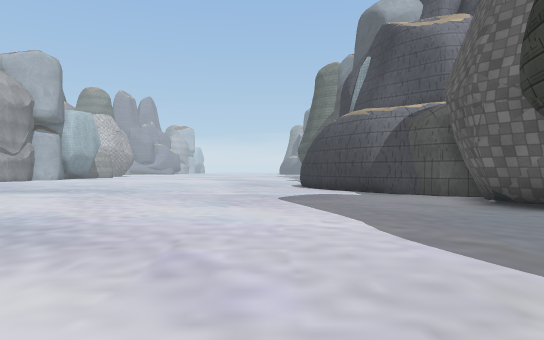
[1] (above)

17 first-person views from a walk through a Unity game level. The camera is 1.5 m above the floor, looks level and sees 75° across. The floor is counted in squares, 2 m on a side. Each view is taken from the middle of a square. On the plan, view 1 faces up. The plan holds only what a view shows up to about 11 squares ahead; the rest is blank. The place goes on beyond the plan. The player is left out. Some surface patterns are stand-ins.

[2]
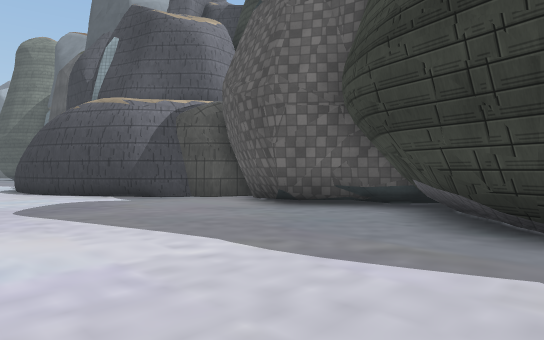

[3]
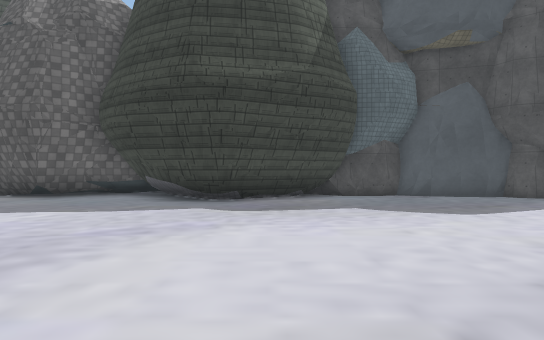

[4]
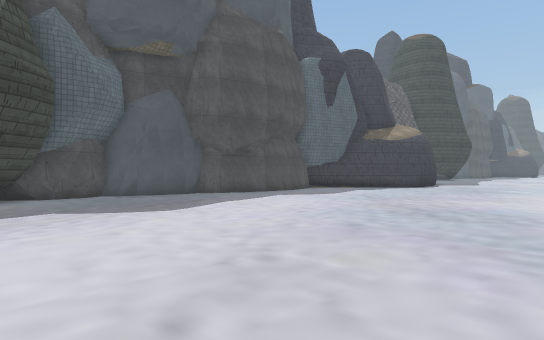

[5]
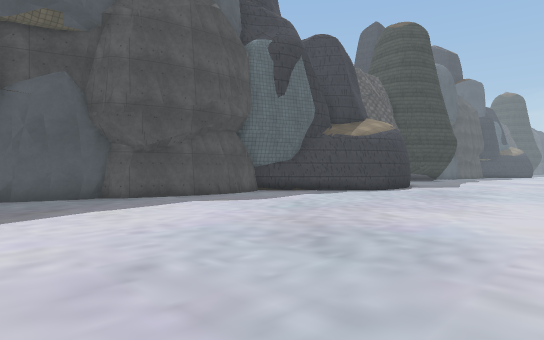

[6]
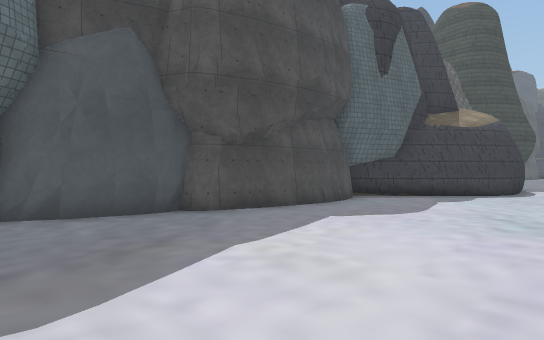

[7]
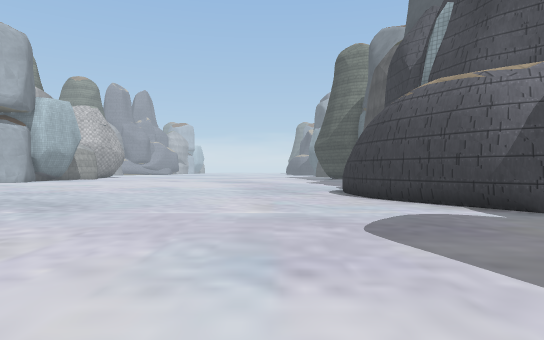

[8]
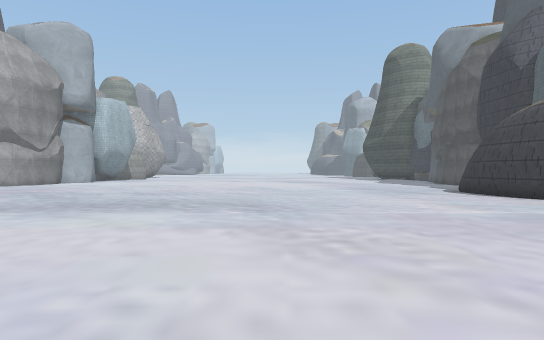

[9]
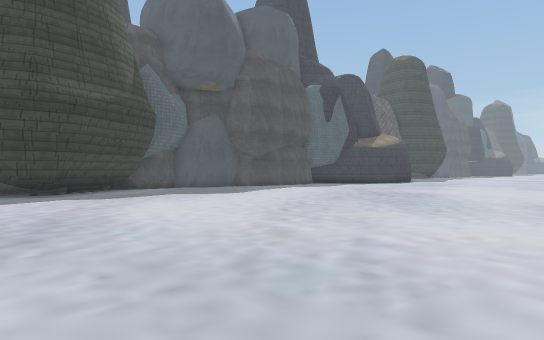

[10]
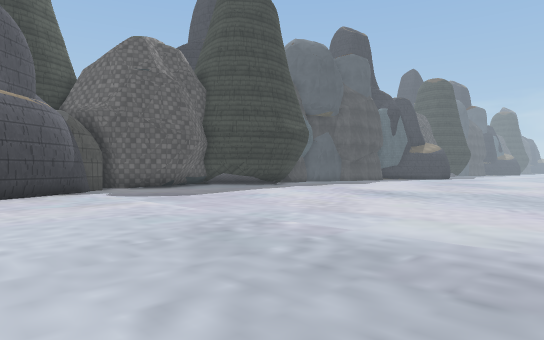

[11]
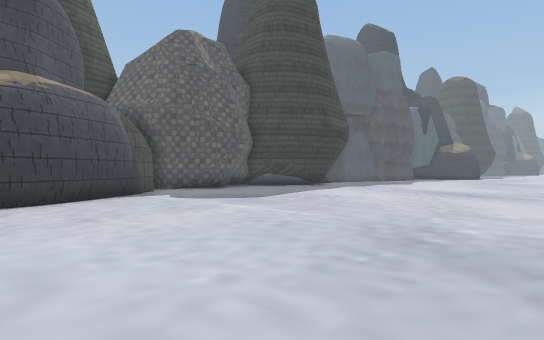

[12]
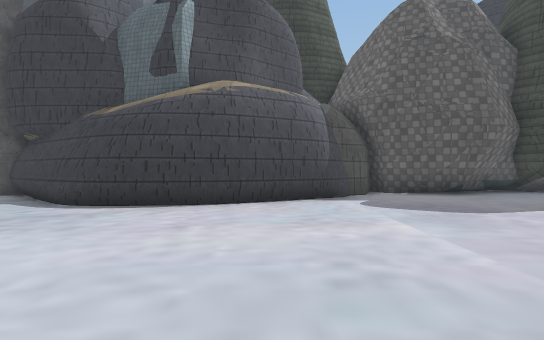

[13]
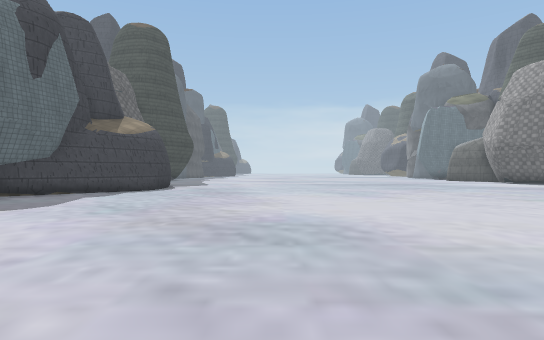

[14]
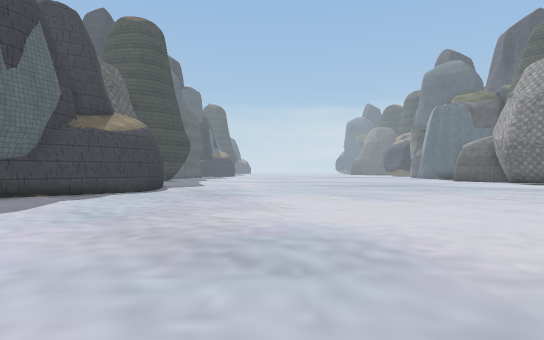

[15]
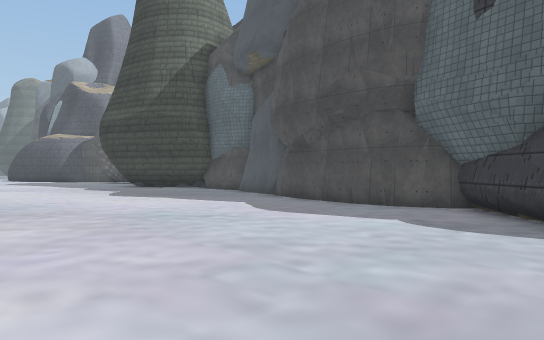

[16]
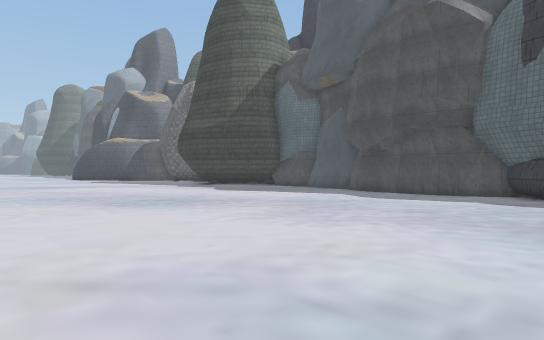

[17]
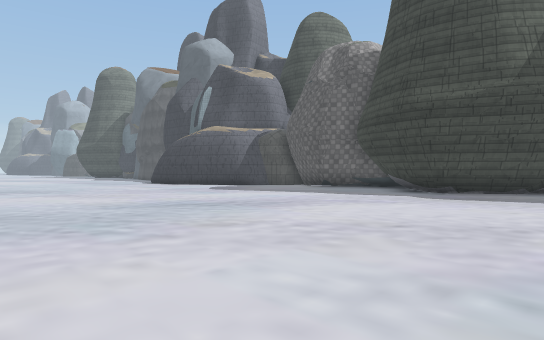

### Floor plan
Points are (right, up) in squares from view 1. A wall is a line through its corners. A room is listed if a view was taken in it or the views show most of it. See-through windows are left out.
Room 1 (views 1, 2, 3, 4, 5, 6, 7, 8, 9, 10, 11, 12, 13, 14, 15, 16, 17)
walls: (3.3, 1.3) (3, 1.8); (3.2, 2.5) (3.6, 3.9) (4, 4.2); (3.6, 1.7) (3.4, 2.3); (3.7, 1.2) (3.1, 2); (4.9, 0.2) (4.2, 1.2); (4.9, -0.5) (4.1, 0.8); (5.1, -0.8) (4.8, -0.4); (5.1, -1.5) (5.2, -0.5) (5, -0.3); (5.3, -2.4) (5.3, -0.7) (3.4, 2.1) (3.4, 2.7); (5.3, 5.6) (5.2, 6.3); (4.7, -5.1) (5.2, -3.3) (5.7, -2.9); (5.4, 5.7) (4.3, 7.1) (4.4, 7.7) (4.5, 8.1); (5.7, 4.9) (5.1, 6.3); (4.4, 7.7) (5.3, 9.4); (5.5, 6) (4.5, 7.4) (5.3, 9.4); (6, -2.8) (5.7, -2.2); (4.4, -6.1) (4.7, -5.6); (4.8, -5.6) (4.8, -4.9); (4.9, -5.6) (4.8, -5.3) (5, -4.2); (4.2, -6.9) (4.5, -5.8); (4, -8) (4.2, -6.7); (3.5, 11.1) (3.1, 11.7); (3.4, 11.2) (1.7, 14); (4, -8.8) (4, -7.8); (4.1, 10.9) (3.3, 11.4); (4.7, -8.5) (4.7, -7.9); (4.1, -9.5) (4, -8.6); (2.1, 13.2) (1.4, 14.8) (1.3, 16.5); (4.1, -9.7) (4, -9.2); (5.9, 9.7) (4.8, 10.1) (4.4, 10.8) (3.7, 11.1) (3.2, 11.5); (4.2, -10.2) (4, -9.5); (1.6, 14.4) (1.4, 14.9); (1.5, 14.5) (1.4, 15.3); (2.8, -12.2) (4.5, -10.7) (4.2, -10); (2.1, -13.4) (4.5, -10.7); (1.3, 16) (1.3, 16.5); (2.1, -13.6) (3.5, -11.6)
low walls: (3.5, 2.9) (3.8, 3.5); (5.3, -0.8) (5.9, -0.1); (4.6, 7.3) (4.8, 8.2); (5.7, -2.9) (5.3, -2.4); (4.8, 7.8) (5.2, 8.6)

Positions as (right, up) in squares from view 1, and headings:
1: (0, 0), facing up
2: (-1, 2), facing up-right
3: (-5, 1), facing right
4: (-5, 1), facing down-right
5: (-5, -2), facing down-right
6: (-1, -2), facing down-right
7: (-1, 5), facing up
8: (-5, 5), facing up
9: (-8, 5), facing down-right
10: (-9, 15), facing down-right
11: (-7, 16), facing down-right
12: (-6, 13), facing right
13: (-3, -1), facing down
14: (-3, -2), facing down
15: (-3, -13), facing up-right
16: (-7, -13), facing up-right
17: (-8, -2), facing up-right
